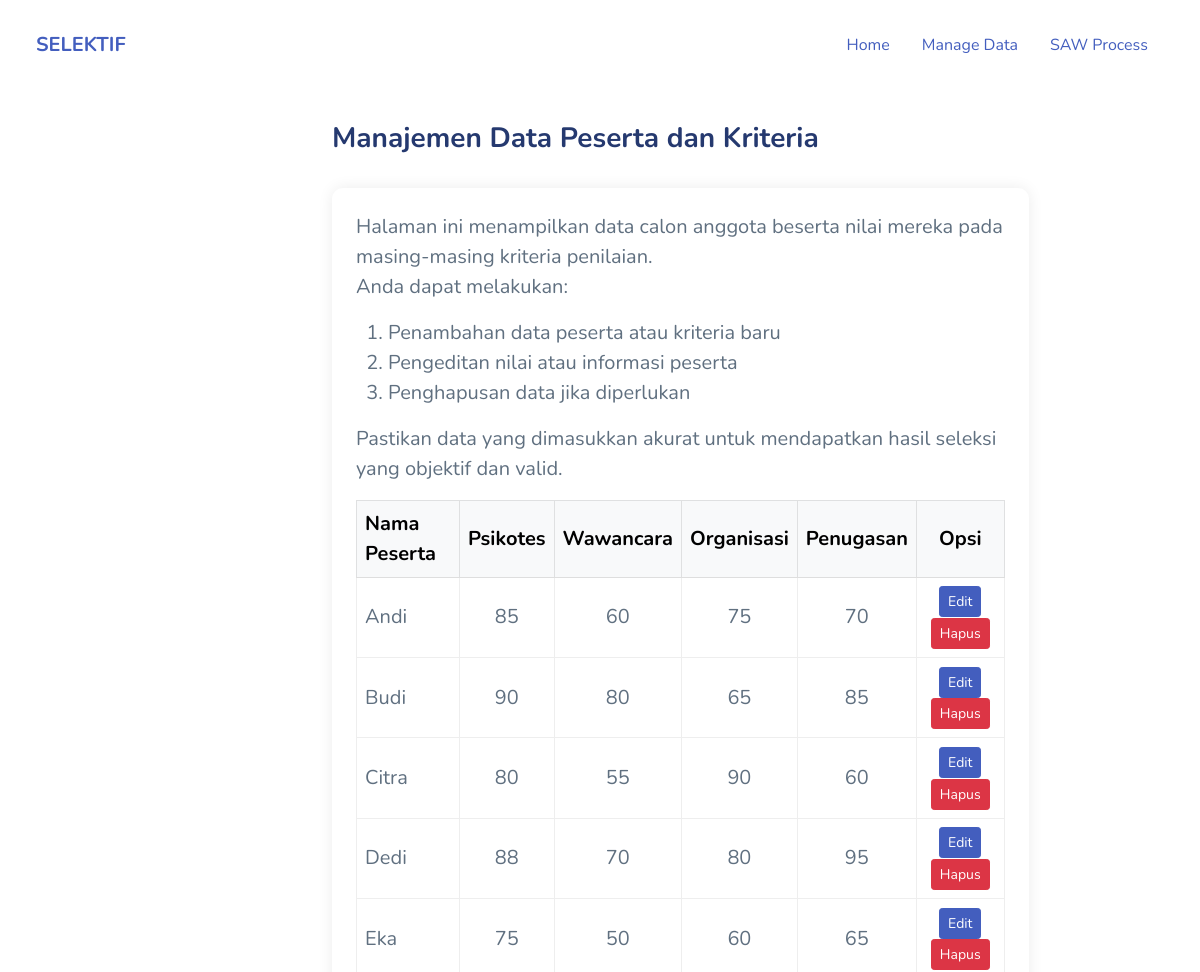
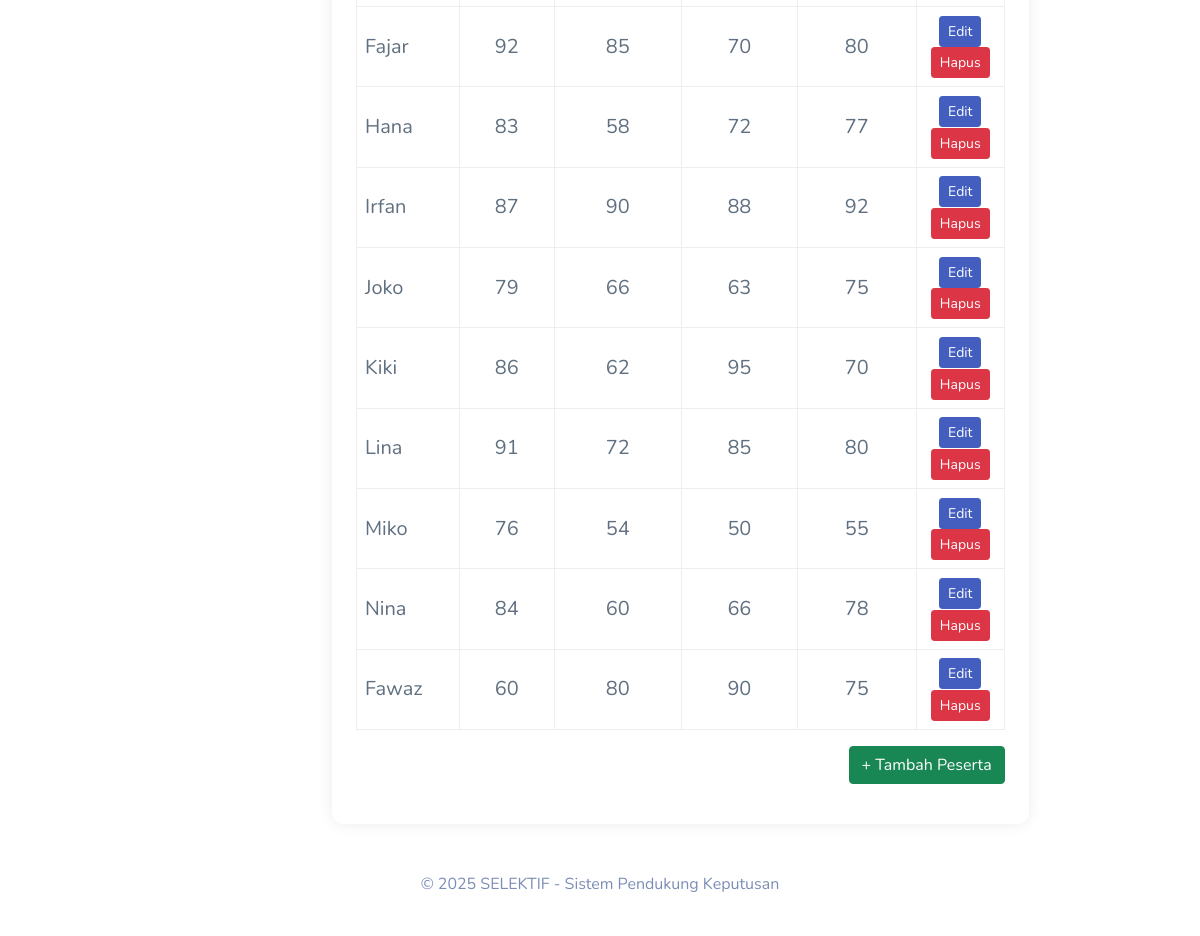
The page /manage-data.php on the database its author committed (2 pictures, top to bottom).
### tables this page shows
CREATE TABLE `kriteria` (
    `id` int(11) NOT NULL,
    `nama_kriteria` varchar(100) DEFAULT NULL,
    `bobot` float DEFAULT NULL,
    `jenis` enum('benefit', 'cost') NOT NULL DEFAULT 'benefit'
);

CREATE TABLE `peserta` (
    `id` int(11) NOT NULL,
    `nama` varchar(100) DEFAULT NULL
);

CREATE TABLE `nilai` (
    `id` int(11) NOT NULL,
    `peserta_id` int(11) DEFAULT NULL,
    `kriteria_id` int(11) DEFAULT NULL,
    `nilai` float DEFAULT NULL
);

### manage-data.php (the view, shortened to what this page needs)
<!DOCTYPE html>
<html lang="en">
<?php require 'layout/head.php'; ?>
<body>
    <?php
    include 'service/conn.php';
    $kriteria = mysqli_query($koneksi, "SELECT * FROM kriteria");
    $peserta = mysqli_query($koneksi, "SELECT * FROM peserta");
    ?>
    <div id="app">
        <?php require "layout/navbar.php"; ?>
        <div id="main">
            <div class="page-heading">
                <h3>Manajemen Data Peserta dan Kriteria</h3>
            </div>
            <div class="page-content justify-content-center">
                <div class="col-md-10">
                    <div class="card border-light mb-3">
                        <div class="card-body fs-5">
                            <p class="card-text">
                                Halaman ini menampilkan data calon anggota beserta nilai mereka pada masing-masing kriteria penilaian. <br>Anda dapat melakukan:
                            </p>
                            <ol type="1">
                                <li>Penambahan data peserta atau kriteria baru</li>
                                <li>Pengeditan nilai atau informasi peserta</li>
                                <li>Penghapusan data jika diperlukan</li>
                            </ol>
                            <p>Pastikan data yang dimasukkan akurat untuk mendapatkan hasil seleksi yang objektif dan valid.</p>
                            <table class="table table-bordered table-hover">
                                <thead class="table-light">
                                    <tr>
                                        <th>Nama Peserta</th>
                                        <?php while ($k = mysqli_fetch_assoc($kriteria)): ?>
                                            <th class="text-center"><?= $k['nama_kriteria']; ?></th>
                                        <?php endwhile; ?>
                                        <th class="text-center">Opsi</th>
                                    </tr>
                                </thead>
                                <tbody>
                                    <?php
                                    mysqli_data_seek($kriteria, 0);
                                    while ($p = mysqli_fetch_assoc($peserta)):
                                    ?>
                                        <tr>
                                            <td><?= $p['nama'] ?></td>
                                            <?php
                                            mysqli_data_seek($kriteria, 0);
                                            while ($k = mysqli_fetch_assoc($kriteria)):
                                                $id_peserta = $p['id'];
                                                $id_kriteria = $k['id'];
                                                $nilai_q = mysqli_query($koneksi, "SELECT nilai FROM nilai WHERE peserta_id=$id_peserta AND kriteria_id=$id_kriteria");
                                                $nilai = mysqli_fetch_assoc($nilai_q);
                                            ?>
                                                <td class="text-center"><?= $nilai ? $nilai['nilai'] : '-' ?></td>
                                            <?php endwhile; ?>
                                            <td class="text-center">
                                                <a href="manage-data-edit.php?id=<?= $p['id'] ?>" class="btn btn-sm btn-primary">Edit</a>
                                                <a href="manage-data-hapus.php?id=<?= $p['id'] ?>" class="btn btn-sm btn-danger" onclick="return confirm('Hapus data ini?')">Hapus</a>
                                            </td>
                                        </tr>
                                    <?php endwhile; ?>
                                </tbody>
                            </table>
                            <div class="mb-3 text-end">
                                <a href="manage-data-tambah.php" class="btn btn-success">+ Tambah Peserta</a>
                            </div>
                        </div>
                    </div>
                </div>
            </div>
        </div>
    <?php require 'layout/footer.php'; ?>
</body>
</html>

### layout/head.php (shortened to what this page needs)
<head>
    <link rel="stylesheet" href="assets/css/bootstrap.css">
    <link rel="stylesheet" href="assets/css/pages/dripicons.css">
    <link rel="stylesheet" href="assets/vendors/iconly/bold.css">
    <link rel="stylesheet" href="assets/vendors/perfect-scrollbar/perfect-scrollbar.css">
    <link rel="stylesheet" href="assets/vendors/bootstrap-icons/bootstrap-icons.css">
    <link rel="stylesheet" href="assets/css/app.css">
</head>

### layout/navbar.php (shortened to what this page needs)
<nav class="navbar navbar-expand-lg bg-body-tertiary">
    <div class="container-fluid">
        <a class="navbar-brand" href="login.php"><b>SELEKTIF</b></a>
        <ul class="nav nav-pills nav-fill">
            <li class="nav-item">
                <a class="nav-link" href="./">Home</a>
            </li>
            <li class="nav-item">
                <a class="nav-link" href="manage-data.php">Manage Data</a>
            </li>
            <li class="nav-item">
                <a class="nav-link" href="saw-progress-step1.php">SAW Process</a>
            </li>
        </ul>
    </div>
    </div>

### layout/footer.php
<footer class="text-center">
    <div class="container">
        <span class="text-muted">
            <div class="footer clearfix">
                <p>
                    © 2025 SELEKTIF - Sistem Pendukung Keputusan <br><br>
                </p>
            </div>
        </span>
    </div>
</footer>

### assets/css/app.css (style rules this page uses)
.btn.btn-danger,.btn.btn-info,.btn.btn-primary,.btn.btn-secondary,.btn.btn-success,.btn.btn-warning { color:#fff }
.card { margin-bottom:2.2rem;border:none }
.card .card-body { padding:1.5rem }
.navbar { height:90px;padding:1.5rem }
.dataTable-table td,.dataTable-table thead th,.table td,.table thead th { vertical-align:middle }
.dataTable-table:not(.table-borderless) thead th,.table:not(.table-borderless) thead th { border-bottom:1px solid #dedede!important }
#main { margin-left:300px;padding:2rem }
.page-heading { margin:0 0 2rem }
.page-heading h3 { font-weight:700 }
a { text-decoration:none }

### rows shown on the page
kriteria: nama_kriteria "Psikotes", nilai.nilai "85", nilai.nilai "90", nilai.nilai "80", nilai.nilai "88", nilai.nilai "75", nilai.nilai "92", nilai.nilai "83", nilai.nilai "87", nilai.nilai "79", nilai.nilai "86", nilai.nilai "91", nilai.nilai "76", nilai.nilai "84", nilai.nilai "60"
kriteria: nama_kriteria "Wawancara", nilai.nilai "60", nilai.nilai "80", nilai.nilai "55", nilai.nilai "70", nilai.nilai "50", nilai.nilai "85", nilai.nilai "58", nilai.nilai "90", nilai.nilai "66", nilai.nilai "62", nilai.nilai "72", nilai.nilai "54"
kriteria: nama_kriteria "Organisasi", nilai.nilai "75", nilai.nilai "65", nilai.nilai "90", nilai.nilai "80", nilai.nilai "60", nilai.nilai "70", nilai.nilai "72", nilai.nilai "88", nilai.nilai "63", nilai.nilai "95", nilai.nilai "85", nilai.nilai "50", nilai.nilai "66"
kriteria: nama_kriteria "Penugasan", nilai.nilai "70", nilai.nilai "85", nilai.nilai "60", nilai.nilai "95", nilai.nilai "65", nilai.nilai "80", nilai.nilai "77", nilai.nilai "92", nilai.nilai "75", nilai.nilai "55", nilai.nilai "78"
peserta: nama "Andi"
peserta: nama "Budi"
peserta: nama "Citra"
peserta: nama "Dedi"
peserta: nama "Eka"
peserta: nama "Fajar"
peserta: nama "Hana"
peserta: nama "Irfan"
peserta: nama "Joko"
peserta: nama "Kiki"
peserta: nama "Lina"
peserta: nama "Miko"
peserta: nama "Nina"
peserta: nama "Fawaz"
